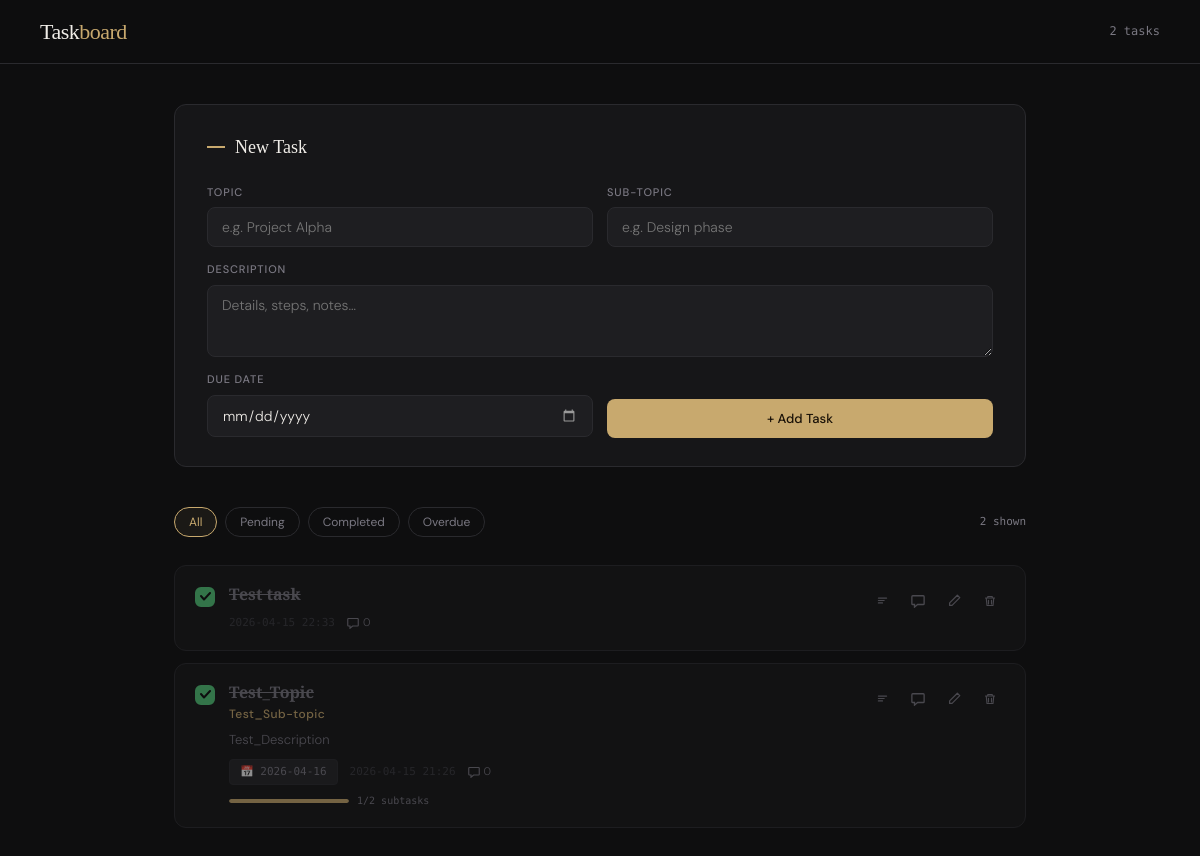
The page / on the database its author committed.
### models.py (models this page shows)
class Todo(db.Model):
    id = db.Column(db.String, primary_key=True)
    topic = db.Column(db.String(200))
    subtopic = db.Column(db.String(200))
    description = db.Column(db.Text)
    due_date = db.Column(db.String(50))
    completed = db.Column(db.Boolean, default=False)
    created_at = db.Column(db.String(50))
    comments = db.relationship(
        'Comment',
        backref='todo',
        cascade='all, delete-orphan',
        lazy='select'
    )
    subtasks = db.relationship(
        'Subtask',
        backref='todo',
        cascade='all, delete-orphan',
        lazy='select'
    )

### routes.py (the view)
@app.route('/')
def index():
    current_app.logger.info("Loading index page")
    todos = Todo.query.all()
    return render_template('index.html', todos=todos)

### models.py (called while the page is built)
    @property
    def checklist(self):
        return []

### templates/index.html (shortened to what this page needs)
<!DOCTYPE html>
<html lang="en">
<head>
</head>
<body>
<header>
  <div class="logo">Task<span>board</span></div>
  <div class="header-meta">{{ todos|length }} task{{ 's' if todos|length != 1 else '' }}</div>
</header>
<div class="container">
  <div class="add-card">
    <h2>New Task</h2>
    <form action="/add" method="POST">
      <div class="form-grid">
        <div class="field">
          <label>Topic</label>
          <input type="text" name="topic" placeholder="e.g. Project Alpha" required>
        </div>
        <div class="field">
          <label>Sub-topic</label>
          <input type="text" name="subtopic" placeholder="e.g. Design phase">
        </div>
        <div class="field form-full">
          <label>Description</label>
          <textarea name="description" placeholder="Details, steps, notes…"></textarea>
        </div>
        <div class="field">
          <label>Due Date</label>
          <input type="date" name="due_date" id="main-due-date">
        </div>
        <div class="field" style="justify-content: flex-end;">
          <label>&nbsp;</label>
          <button type="submit" class="btn-add">+ Add Task</button>
        </div>
      </div>
    </form>
  </div>
  <div class="filter-bar">
    <button class="filter-btn active" onclick="filterTasks('all', this)">All</button>
    <button class="filter-btn" onclick="filterTasks('pending', this)">Pending</button>
    <button class="filter-btn" onclick="filterTasks('completed', this)">Completed</button>
    <button class="filter-btn" onclick="filterTasks('overdue', this)">Overdue</button>
    <span class="count-badge" id="visible-count"></span>
  </div>
  <div class="todo-list" id="todo-list">
    {% if todos %}
      {% for t in todos|sort(attribute='created_at', reverse=True) %}
      <div class="todo-item {% if t.completed %}completed{% endif %}"
           id="item-{{ t.id }}"
           data-completed="{{ t.completed|lower }}"
           data-due="{{ t.due_date }}">
        <div class="todo-main">
          <div class="check-wrap">
            <label for="cb-{{ t.id }}">
              <svg width="11" height="9" viewBox="0 0 11 9" fill="none">
                <path d="M1 4L4 7.5L10 1" stroke="#0e0e0f" stroke-width="2" stroke-linecap="round" stroke-linejoin="round"/>
              </svg>
            </label>
          </div>
          <div class="todo-body">
            <div class="todo-topic">{{ t.topic }}</div>
            {% if t.subtopic %}<div class="todo-subtopic">{{ t.subtopic }}</div>{% endif %}
            {% if t.description %}<div class="todo-desc">{{ t.description }}</div>{% endif %}
            <div class="todo-meta">
              {% if t.due_date %}
              <span class="due-tag" id="due-{{ t.id }}">📅 {{ t.due_date }}</span>
              {% endif %}
              <span class="created-tag">{{ t.created_at }}</span>
              <span class="comment-count" onclick="toggleComments('{{ t.id }}')">
                <svg width="12" height="12" viewBox="0 0 16 16" fill="none">
                  <path d="M14 2H2C1.4 2 1 2.4 1 3v8c0 .6.4 1 1 1h2v3l3.5-3H14c.6 0 1-.4 1-1V3c0-.6-.4-1-1-1z" stroke="currentColor" stroke-width="1.5" fill="none"/>
                </svg>
                <span id="ccount-{{ t.id }}">{{ t.comments|length }}</span>
              </span>
            </div>
            {% set subtasks = t.subtasks %}
            {% if subtasks %}
            {% set done_count = subtasks|selectattr('completed')|list|length %}
            {% set progress = (done_count / (subtasks|length) * 100)|int %}
            <div class="subtask-progress" id="stprog-{{ t.id }}">
              <div class="progress-bar-wrap">
                <div class="progress-bar-fill" id="stbar-{{ t.id }}" data-progress="{{ progress }}"></div>
              </div>
              <span class="progress-label" id="stlabel-{{ t.id }}">{{ done_count }}/{{ subtasks|length }} subtasks</span>
            </div>
            {% else %}
            <div class="subtask-progress" id="stprog-{{ t.id }}" style="display:none">
              <div class="progress-bar-wrap"><div class="progress-bar-fill" id="stbar-{{ t.id }}" style="width:0%"></div></div>
              <span class="progress-label" id="stlabel-{{ t.id }}">0/0 subtasks</span>
            </div>
            {% endif %}
          </div>
          <div class="todo-actions">
            <button class="btn-icon expand-btn" title="Subtasks" onclick="toggleSubtasks('{{ t.id }}')" id="stbtn-{{ t.id }}">
              <svg width="13" height="13" viewBox="0 0 16 16" fill="none">
                <path d="M3 5h10M3 8h7M3 11h5" stroke="currentColor" stroke-width="1.5" stroke-linecap="round"/>
              </svg>
            </button>
            <button class="btn-icon expand-btn" title="Comments" onclick="toggleComments('{{ t.id }}')">
              <svg width="14" height="14" viewBox="0 0 16 16" fill="none">
                <path d="M14 2H2C1.4 2 1 2.4 1 3v8c0 .6.4 1 1 1h2v3l3.5-3H14c.6 0 1-.4 1-1V3c0-.6-.4-1-1-1z" stroke="currentColor" stroke-width="1.5"/>
              </svg>
            </button>
            <button class="btn-icon" title="Edit" onclick="openEdit('{{ t.id }}','{{ t.topic|e }}','{{ t.subtopic|e }}',`{{ t.description|e }}`, '{{ t.due_date }}')">
              <svg width="13" height="13" viewBox="0 0 16 16" fill="none">
                <path d="M11.5 1.5l3 3L5 14H2v-3L11.5 1.5z" stroke="currentColor" stroke-width="1.5" stroke-linejoin="round"/>
              </svg>
            </button>
            <button class="btn-icon delete" title="Delete" onclick="deleteTodo('{{ t.id }}')">
              <svg width="12" height="12" viewBox="0 0 16 16" fill="none">
                <path d="M2 4h12M5 4V2h6v2M6 7v5M10 7v5M3 4l1 10h8l1-10" stroke="currentColor" stroke-width="1.5" stroke-linecap="round" stroke-linejoin="round"/>
              </svg>
            </button>
          </div>
        </div>
      </div>
      {% endfor %}
    {% else %}
      <div class="empty-state">
        <div class="big">Dev: Ayushman Tiwari - AT</div>
        <p>No tasks yet. Add one above to get started.</p>
      </div>
    {% endif %}
  </div>
</div>
</body>
</html>

### rows shown on the page
Todo: topic "Test task", created_at "2026-04-15 22:33", comments|length "0"
Todo: topic "Test_Topic", subtopic "Test_Sub-topic", description "Test_Description", due_date "2026-04-16", created_at "2026-04-15 21:26", comments|length "0", completed "1", subtasks "2"

### other values the page prints
{{ todos|length }} "2"
{{ 's' if todos|length != 1 else '' }} "s"
